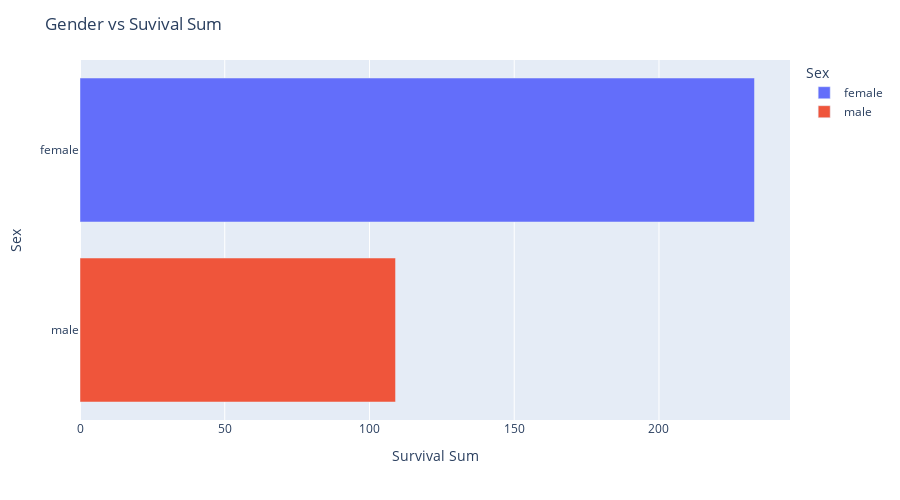

The code cell stored with this chart in its notebook:
### Code cell
## Horizontal
fig = px.bar(pivot_survived,x='Survived',y='Sex',color='Sex', height = 500,orientation='h')
fig.update_layout(xaxis_title='Survival Sum',yaxis_title='Sex',title='Gender vs Suvival Sum').show();

### Figure 1 — Plotly figure (JSON) as saved in the notebook; plotly's stock layout.template omitted (floating-point values rounded to 4 significant figures)
{"data": [{"alignmentgroup": "True", "hovertemplate": "Sex=%{y}<br>Survived=%{x}<extra></extra>", "legendgroup": "female", "marker": {"color": "#636efa"}, "name": "female", "offsetgroup": "female", "orientation": "h", "showlegend": true, "textposition": "auto", "type": "bar", "x": [233], "xaxis": "x", "y": ["female"], "yaxis": "y"}, {"alignmentgroup": "True", "hovertemplate": "Sex=%{y}<br>Survived=%{x}<extra></extra>", "legendgroup": "male", "marker": {"color": "#EF553B"}, "name": "male", "offsetgroup": "male", "orientation": "h", "showlegend": true, "textposition": "auto", "type": "bar", "x": [109], "xaxis": "x", "y": ["male"], "yaxis": "y"}], "layout": {"barmode": "relative", "height": 500, "legend": {"title": {"text": "Sex"}, "tracegroupgap": 0}, "margin": {"t": 60}, "title": {"text": "Gender vs Suvival Sum"}, "xaxis": {"anchor": "y", "domain": [0, 1], "title": {"text": "Survival Sum"}}, "yaxis": {"anchor": "x", "categoryarray": ["male", "female"], "categoryorder": "array", "domain": [0, 1], "title": {"text": "Sex"}}}}
